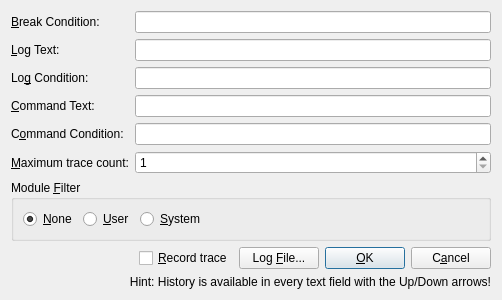
<?xml version="1.0" encoding="UTF-8"?>
<ui version="4.0">
 <class>SimpleTraceDialog</class>
 <widget class="QDialog" name="SimpleTraceDialog">
  <property name="geometry">
   <rect>
    <x>0</x>
    <y>0</y>
    <width>502</width>
    <height>268</height>
   </rect>
  </property>
  <property name="windowTitle">
   <string/>
  </property>
  <layout class="QGridLayout" name="gridLayout">
   <item row="8" column="0" colspan="2">
    <widget class="QLabel" name="lblHint">
     <property name="text">
      <string>Hint: History is available in every text field with the Up/Down arrows!</string>
     </property>
     <property name="alignment">
      <set>Qt::AlignRight|Qt::AlignTrailing|Qt::AlignVCenter</set>
     </property>
    </widget>
   </item>
   <item row="2" column="0">
    <widget class="QLabel" name="lblLogCondition">
     <property name="text">
      <string>Lo&amp;g Condition:</string>
     </property>
     <property name="buddy">
      <cstring>editLogCondition</cstring>
     </property>
    </widget>
   </item>
   <item row="3" column="0">
    <widget class="QLabel" name="lblCommandText">
     <property name="text">
      <string>&amp;Command Text:</string>
     </property>
     <property name="buddy">
      <cstring>editCommandText</cstring>
     </property>
    </widget>
   </item>
   <item row="1" column="1">
    <widget class="HistoryLineEdit" name="editLogText"/>
   </item>
   <item row="2" column="1">
    <widget class="HistoryLineEdit" name="editLogCondition"/>
   </item>
   <item row="0" column="1">
    <widget class="HistoryLineEdit" name="editBreakCondition"/>
   </item>
   <item row="0" column="0">
    <widget class="QLabel" name="lblBreakCondition">
     <property name="text">
      <string>&amp;Break Condition:</string>
     </property>
     <property name="openExternalLinks">
      <bool>true</bool>
     </property>
     <property name="buddy">
      <cstring>editBreakCondition</cstring>
     </property>
    </widget>
   </item>
   <item row="3" column="1">
    <widget class="HistoryLineEdit" name="editCommandText"/>
   </item>
   <item row="7" column="1">
    <layout class="QHBoxLayout" name="horizontalLayout">
     <item>
      <spacer name="horizontalSpacer">
       <property name="orientation">
        <enum>Qt::Horizontal</enum>
       </property>
       <property name="sizeHint" stdset="0">
        <size>
         <width>40</width>
         <height>20</height>
        </size>
       </property>
      </spacer>
     </item>
     <item>
      <widget class="QCheckBox" name="chkRecordTrace">
       <property name="text">
        <string>&amp;Record trace</string>
       </property>
      </widget>
     </item>
     <item>
      <widget class="QPushButton" name="btnLogFile">
       <property name="text">
        <string>Log &amp;File...</string>
       </property>
      </widget>
     </item>
     <item>
      <widget class="QPushButton" name="btnOk">
       <property name="sizePolicy">
        <sizepolicy hsizetype="Maximum" vsizetype="Fixed">
         <horstretch>0</horstretch>
         <verstretch>0</verstretch>
        </sizepolicy>
       </property>
       <property name="text">
        <string>&amp;OK</string>
       </property>
       <property name="default">
        <bool>true</bool>
       </property>
      </widget>
     </item>
     <item>
      <widget class="QPushButton" name="btnCancel">
       <property name="sizePolicy">
        <sizepolicy hsizetype="Maximum" vsizetype="Fixed">
         <horstretch>0</horstretch>
         <verstretch>0</verstretch>
        </sizepolicy>
       </property>
       <property name="text">
        <string>C&amp;ancel</string>
       </property>
      </widget>
     </item>
    </layout>
   </item>
   <item row="4" column="0">
    <widget class="QLabel" name="lblCommandCondition">
     <property name="text">
      <string>C&amp;ommand Condition:</string>
     </property>
     <property name="buddy">
      <cstring>editCommandCondition</cstring>
     </property>
    </widget>
   </item>
   <item row="5" column="0">
    <widget class="QLabel" name="lblMaxTraceCount">
     <property name="sizePolicy">
      <sizepolicy hsizetype="Maximum" vsizetype="Preferred">
       <horstretch>0</horstretch>
       <verstretch>0</verstretch>
      </sizepolicy>
     </property>
     <property name="text">
      <string>&amp;Maximum trace count:</string>
     </property>
     <property name="buddy">
      <cstring>spinMaxTraceCount</cstring>
     </property>
    </widget>
   </item>
   <item row="4" column="1">
    <widget class="HistoryLineEdit" name="editCommandCondition"/>
   </item>
   <item row="5" column="1">
    <widget class="QSpinBox" name="spinMaxTraceCount">
     <property name="minimum">
      <number>1</number>
     </property>
     <property name="maximum">
      <number>2147483647</number>
     </property>
    </widget>
   </item>
   <item row="1" column="0">
    <widget class="QLabel" name="lblLogText">
     <property name="text">
      <string>&amp;Log Text:</string>
     </property>
     <property name="buddy">
      <cstring>editLogText</cstring>
     </property>
    </widget>
   </item>
   <item row="6" column="0" colspan="2">
    <widget class="QGroupBox" name="grpModuleFilter">
     <property name="title">
      <string>Module &amp;Filter</string>
     </property>
     <layout class="QHBoxLayout" name="horizontalLayout_2">
      <item>
       <widget class="QRadioButton" name="radioFilterNone">
        <property name="text">
         <string>&amp;None</string>
        </property>
        <property name="checked">
         <bool>true</bool>
        </property>
       </widget>
      </item>
      <item>
       <widget class="QRadioButton" name="radioFilterUser">
        <property name="text">
         <string>&amp;User</string>
        </property>
       </widget>
      </item>
      <item>
       <widget class="QRadioButton" name="radioFilterSystem">
        <property name="text">
         <string>&amp;System</string>
        </property>
       </widget>
      </item>
      <item>
       <spacer name="horizontalSpacer_2">
        <property name="orientation">
         <enum>Qt::Horizontal</enum>
        </property>
        <property name="sizeHint" stdset="0">
         <size>
          <width>40</width>
          <height>20</height>
         </size>
        </property>
       </spacer>
      </item>
     </layout>
    </widget>
   </item>
  </layout>
 </widget>
 <customwidgets>
  <customwidget>
   <class>HistoryLineEdit</class>
   <extends>QLineEdit</extends>
   <header>HistoryLineEdit.h</header>
  </customwidget>
 </customwidgets>
 <tabstops>
  <tabstop>editBreakCondition</tabstop>
  <tabstop>editLogText</tabstop>
  <tabstop>editLogCondition</tabstop>
  <tabstop>editCommandText</tabstop>
  <tabstop>editCommandCondition</tabstop>
  <tabstop>spinMaxTraceCount</tabstop>
  <tabstop>radioFilterNone</tabstop>
  <tabstop>radioFilterUser</tabstop>
  <tabstop>radioFilterSystem</tabstop>
  <tabstop>chkRecordTrace</tabstop>
  <tabstop>btnLogFile</tabstop>
  <tabstop>btnOk</tabstop>
  <tabstop>btnCancel</tabstop>
 </tabstops>
 <resources/>
 <connections>
  <connection>
   <sender>btnCancel</sender>
   <signal>clicked()</signal>
   <receiver>SimpleTraceDialog</receiver>
   <slot>reject()</slot>
   <hints>
    <hint type="sourcelabel">
     <x>491</x>
     <y>214</y>
    </hint>
    <hint type="destinationlabel">
     <x>501</x>
     <y>153</y>
    </hint>
   </hints>
  </connection>
 </connections>
</ui>
